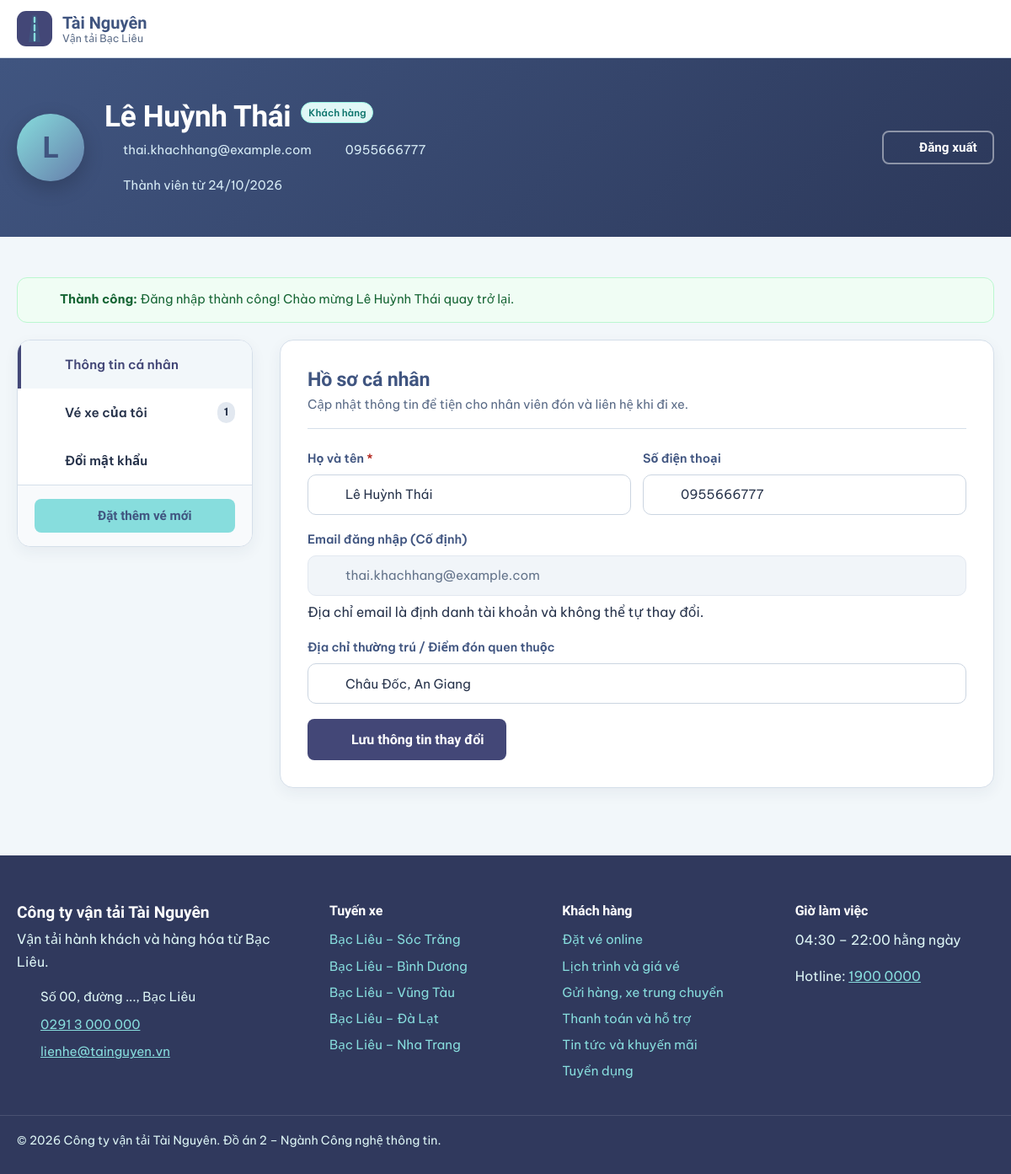
The app's page /Website_Customer/pages/tai-khoan.php (signed in), older data.
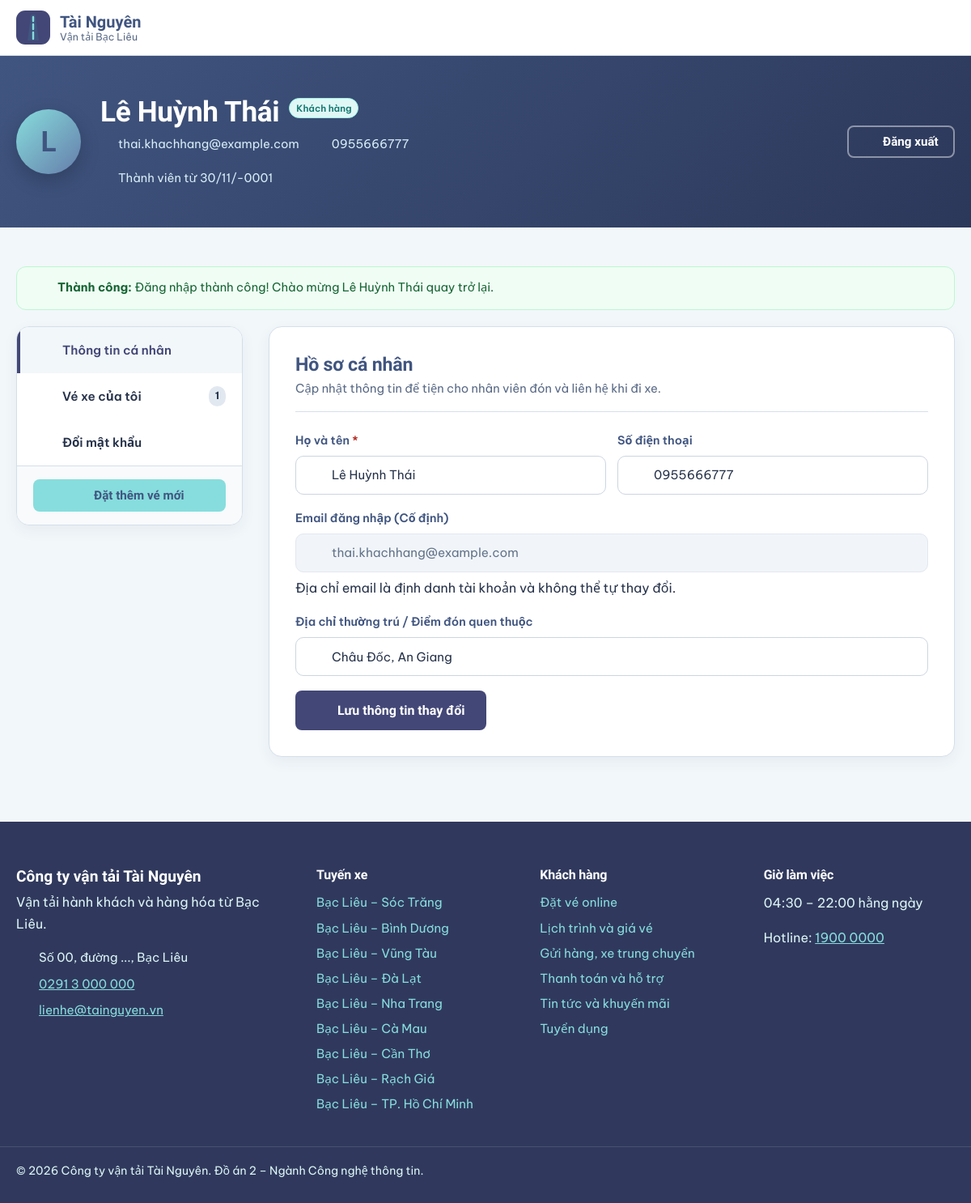
The same page, newer data.
### tables this page shows
CREATE TABLE `nguoi_dung` (
  `ma_nguoi_dung` bigint(20) UNSIGNED NOT NULL,
  `ma_vai_tro` int(10) UNSIGNED NOT NULL,
  `ho_ten` varchar(100) NOT NULL,
  `email` varchar(150) DEFAULT NULL,
  `so_dien_thoai` varchar(20) DEFAULT NULL,
  `mat_khau` varchar(255) NOT NULL,
  `dia_chi` varchar(255) DEFAULT NULL,
  `trang_thai` enum('hoat_dong','tam_khoa') NOT NULL DEFAULT 'hoat_dong',
  `ngay_tao` timestamp NOT NULL DEFAULT current_timestamp()
);

### Website_Customer/backend/controllers/DieuKhienTaiKhoan.php (called while the page is built, shortened)
<?php
require_once __DIR__ . '/../database/config.php';
$account = $_SESSION['account'] ?? null;

### Website_Customer/pages/tai-khoan.php (the view, shortened to what the rows shown need)
<?php
require_once __DIR__ . '/../backend/includes/config.php';
require_once __DIR__ . '/../backend/controllers/DieuKhienTaiKhoan.php';
require_once __DIR__ . '/../backend/database/config.php';
$userId = (int)$account['id'];
$userData = $account;
$createdAt = null;
if (isset($conn) && $conn instanceof mysqli) {
    try {
        $uStmt = $conn->prepare('SELECT ho_ten, email, so_dien_thoai, dia_chi, ngay_tao, trang_thai FROM nguoi_dung WHERE ma_nguoi_dung = ? LIMIT 1');
        $uStmt->bind_param('i', $userId);
        $uStmt->execute();
        $fresh = $uStmt->get_result()->fetch_assoc();
        if ($fresh) {
            $userData['name'] = $fresh['ho_ten'];
            $userData['email'] = $fresh['email'];
            $userData['phone'] = $fresh['so_dien_thoai'] ?? '';
            $userData['address'] = $fresh['dia_chi'] ?? '';
            $createdAt = $fresh['ngay_tao'];
        }
    } catch (Throwable $e) {
        error_log('User refresh error: ' . $e->getMessage());
    }
}
$tab = $_GET['tab'] ?? 'thong-tin';
include __DIR__ . '/../includes/header.php';
?>
<section class="page-head profile-head">
    <div class="wrap">
        <div class="profile-hero">
            <div class="profile-avatar">
                <?= mb_strtoupper(mb_substr($userData['name'], 0, 1)) ?>
            </div>
            <div class="profile-meta">
                <div class="profile-name-row">
                    <h1><?= e($userData['name']) ?></h1>
                    <span class="user-role-badge badge-<?= e($userData['role'] ?? 'khach_hang') ?>">
                        <?= e($roleNames[$userData['role'] ?? 'khach_hang'] ?? 'Khách hàng') ?>
                    </span>
                </div>
                <p class="profile-sub">
                    <span><?= icon('mail', 16) ?> <?= e($userData['email']) ?></span>
                    <?php if (!empty($userData['phone'])): ?>
                        <span><?= icon('phone', 16) ?> <?= e($userData['phone']) ?></span>
                    <?php endif; ?>
                    <?php if ($createdAt): ?>
                        <span><?= icon('calendar', 16) ?> Thành viên từ <?= date('d/m/Y', strtotime($createdAt)) ?></span>
                    <?php endif; ?>
                </p>
            </div>
            <div class="profile-actions">
                <form id="logoutForm" method="post" action="logout.php">
                </form>
            </div>
        </div>
    </div>
</section>
<section class="section profile-section">
    <div class="wrap">
        <div class="profile-layout">
            <main class="profile-main-content">
                <?php if ($tab === 'thong-tin'): ?>
                    <div class="profile-card">
                        <div class="profile-card-header">
                            <h2>Hồ sơ cá nhân</h2>
                            <p>Cập nhật thông tin để tiện cho nhân viên đón và liên hệ khi đi xe.</p>
                        </div>
                        <form class="auth-form" method="post" action="tai-khoan.php?tab=thong-tin">
                            <div class="row2">
                                <div class="auth-input-group">
                                    <label for="prof-name">Họ và tên <span class="required">*</span></label>
                                    <div class="auth-input-box">
                                        <span class="input-icon"><?= icon('user', 20) ?></span>
                                        <input type="text" id="prof-name" name="name" value="<?= e($userData['name']) ?>" required maxlength="100">
                                    </div>
                                </div>
                                <div class="auth-input-group">
                                    <label for="prof-phone">Số điện thoại</label>
                                    <div class="auth-input-box">
                                        <span class="input-icon"><?= icon('phone', 20) ?></span>
                                        <input type="tel" id="prof-phone" name="phone" value="<?= e($userData['phone']) ?>" placeholder="Ví dụ: 0912345678">
                                    </div>
                                </div>
                            </div>
                            <div class="auth-input-group">
                                <label for="prof-email">Email đăng nhập (Cố định)</label>
                                <div class="auth-input-box auth-input-disabled">
                                    <span class="input-icon"><?= icon('mail', 20) ?></span>
                                    <input type="email" id="prof-email" value="<?= e($userData['email']) ?>" disabled readonly>
                                </div>
                                <span class="hint">Địa chỉ email là định danh tài khoản và không thể tự thay đổi.</span>
                            </div>
                            <div class="auth-input-group">
                                <label for="prof-address">Địa chỉ thường trú / Điểm đón quen thuộc</label>
                                <div class="auth-input-box">
                                    <span class="input-icon"><?= icon('pin', 20) ?></span>
                                    <input type="text" id="prof-address" name="address" value="<?= e($userData['address']) ?>" placeholder="Số nhà, đường, phường/xã, Bạc Liêu...">
                                </div>
                            </div>
                            <div class="form-actions">
                                <button class="btn btn-g" type="submit">
                                    <?= icon('check-circle', 18) ?> <span>Lưu thông tin thay đổi</span>
                                </button>
                            </div>
                        </form>
                    </div>
                <?php endif; ?>
            </main>
        </div>
    </div>
</section>
<?php
include __DIR__ . '/../includes/footer.php';
?>

Row changes from the older to the newer data that the page shows:
changed nguoi_dung "Lê Huỳnh Thái": ngay_tao "24/10/2026" → "30/11/-0001"
Text that changed along with them:
new list line: "Bạc Liêu – Cà Mau"
new list line: "Bạc Liêu – Cần Thơ"
new list line: "Bạc Liêu – Rạch Giá"
new list line: "Bạc Liêu – TP. Hồ Chí Minh"
